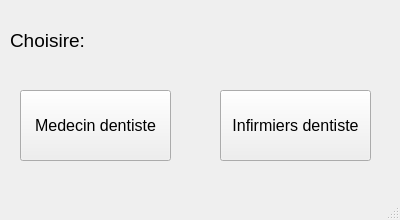
<?xml version="1.0" encoding="UTF-8"?>
<ui version="4.0">
 <class>MainWindow</class>
 <widget class="QMainWindow" name="MainWindow">
  <property name="geometry">
   <rect>
    <x>0</x>
    <y>0</y>
    <width>400</width>
    <height>220</height>
   </rect>
  </property>
  <property name="sizePolicy">
   <sizepolicy hsizetype="Fixed" vsizetype="Fixed">
    <horstretch>0</horstretch>
    <verstretch>0</verstretch>
   </sizepolicy>
  </property>
  <property name="minimumSize">
   <size>
    <width>400</width>
    <height>220</height>
   </size>
  </property>
  <property name="maximumSize">
   <size>
    <width>400</width>
    <height>220</height>
   </size>
  </property>
  <property name="windowTitle">
   <string>Service de dentistes</string>
  </property>
  <widget class="QWidget" name="centralwidget">
   <widget class="QLabel" name="label">
    <property name="geometry">
     <rect>
      <x>10</x>
      <y>20</y>
      <width>281</width>
      <height>41</height>
     </rect>
    </property>
    <property name="font">
     <font>
      <pointsize>14</pointsize>
     </font>
    </property>
    <property name="text">
     <string>Choisire:</string>
    </property>
   </widget>
   <widget class="QPushButton" name="pushButton">
    <property name="geometry">
     <rect>
      <x>20</x>
      <y>90</y>
      <width>151</width>
      <height>71</height>
     </rect>
    </property>
    <property name="font">
     <font>
      <pointsize>12</pointsize>
     </font>
    </property>
    <property name="text">
     <string>Medecin dentiste</string>
    </property>
   </widget>
   <widget class="QPushButton" name="pushButton_2">
    <property name="geometry">
     <rect>
      <x>220</x>
      <y>90</y>
      <width>151</width>
      <height>71</height>
     </rect>
    </property>
    <property name="font">
     <font>
      <pointsize>12</pointsize>
     </font>
    </property>
    <property name="text">
     <string>Infirmiers dentiste</string>
    </property>
   </widget>
  </widget>
  <widget class="QStatusBar" name="statusbar"/>
 </widget>
 <resources/>
 <connections/>
</ui>
